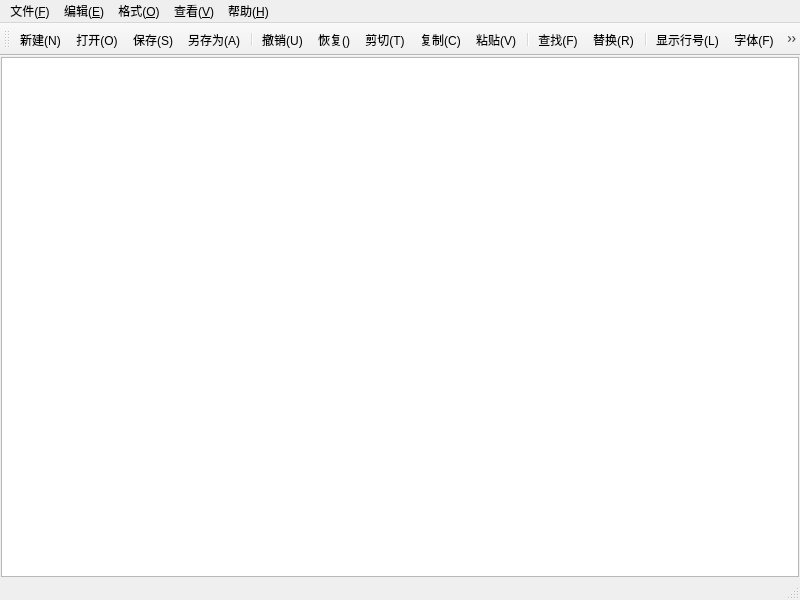
<?xml version="1.0" encoding="UTF-8"?>
<ui version="4.0">
 <class>MainWindow</class>
 <widget class="QMainWindow" name="MainWindow">
  <property name="geometry">
   <rect>
    <x>0</x>
    <y>0</y>
    <width>800</width>
    <height>600</height>
   </rect>
  </property>
  <property name="windowTitle">
   <string>MainWindow</string>
  </property>
  <widget class="QWidget" name="centralwidget">
   <layout class="QHBoxLayout" name="horizontalLayout">
    <property name="spacing">
     <number>0</number>
    </property>
    <property name="leftMargin">
     <number>1</number>
    </property>
    <property name="topMargin">
     <number>1</number>
    </property>
    <property name="rightMargin">
     <number>1</number>
    </property>
    <property name="bottomMargin">
     <number>1</number>
    </property>
    <item>
     <widget class="CodeEditor" name="textEdit"/>
    </item>
   </layout>
  </widget>
  <widget class="QMenuBar" name="menubar">
   <property name="geometry">
    <rect>
     <x>0</x>
     <y>0</y>
     <width>800</width>
     <height>18</height>
    </rect>
   </property>
   <widget class="QMenu" name="menu">
    <property name="title">
     <string>文件(&amp;F)</string>
    </property>
    <addaction name="actionNew"/>
    <addaction name="actionOpen"/>
    <addaction name="actionSave"/>
    <addaction name="actionSaveAs"/>
    <addaction name="separator"/>
    <addaction name="actionExit"/>
   </widget>
   <widget class="QMenu" name="menu_E">
    <property name="title">
     <string>编辑(&amp;E)</string>
    </property>
    <addaction name="actionUndo"/>
    <addaction name="actionRedo"/>
    <addaction name="actionCut"/>
    <addaction name="actionCopy"/>
    <addaction name="actionPaste"/>
    <addaction name="separator"/>
    <addaction name="actionFind"/>
    <addaction name="actionReplace"/>
    <addaction name="separator"/>
    <addaction name="actionSelectAll"/>
   </widget>
   <widget class="QMenu" name="menu_O">
    <property name="title">
     <string>格式(&amp;O)</string>
    </property>
    <addaction name="actionLineWrap"/>
    <addaction name="actionShowLineNumber"/>
    <addaction name="actionFont"/>
    <addaction name="actionFontColor"/>
    <addaction name="separator"/>
    <addaction name="actionFontBackgroundColor"/>
    <addaction name="actionBackgroundColor"/>
   </widget>
   <widget class="QMenu" name="menu_V">
    <property name="title">
     <string>查看(&amp;V)</string>
    </property>
    <addaction name="actionShowToolBar"/>
    <addaction name="actionShowStatusBar"/>
    <addaction name="separator"/>
   </widget>
   <widget class="QMenu" name="menu_H">
    <property name="title">
     <string>帮助(&amp;H)</string>
    </property>
    <addaction name="actionAbout"/>
   </widget>
   <addaction name="menu"/>
   <addaction name="menu_E"/>
   <addaction name="menu_O"/>
   <addaction name="menu_V"/>
   <addaction name="menu_H"/>
  </widget>
  <widget class="QStatusBar" name="statusbar"/>
  <widget class="QToolBar" name="toolBar">
   <property name="windowTitle">
    <string>toolBar</string>
   </property>
   <attribute name="toolBarArea">
    <enum>TopToolBarArea</enum>
   </attribute>
   <attribute name="toolBarBreak">
    <bool>false</bool>
   </attribute>
   <addaction name="actionNew"/>
   <addaction name="actionOpen"/>
   <addaction name="actionSave"/>
   <addaction name="actionSaveAs"/>
   <addaction name="separator"/>
   <addaction name="actionUndo"/>
   <addaction name="actionRedo"/>
   <addaction name="actionCut"/>
   <addaction name="actionCopy"/>
   <addaction name="actionPaste"/>
   <addaction name="separator"/>
   <addaction name="actionFind"/>
   <addaction name="actionReplace"/>
   <addaction name="separator"/>
   <addaction name="actionShowLineNumber"/>
   <addaction name="actionFont"/>
   <addaction name="actionLineWrap"/>
   <addaction name="separator"/>
   <addaction name="actionShowToolBar"/>
   <addaction name="actionShowStatusBar"/>
  </widget>
  <action name="actionNew">
   <property name="icon">
    <iconset resource="res.qrc">
     <normaloff>:/img/new.png</normaloff>:/img/new.png</iconset>
   </property>
   <property name="text">
    <string>新建(&amp;N)</string>
   </property>
   <property name="toolTip">
    <string>新建</string>
   </property>
   <property name="shortcut">
    <string>Ctrl+N</string>
   </property>
   <property name="menuRole">
    <enum>QAction::MenuRole::NoRole</enum>
   </property>
  </action>
  <action name="actionOpen">
   <property name="icon">
    <iconset resource="res.qrc">
     <normaloff>:/img/open.png</normaloff>:/img/open.png</iconset>
   </property>
   <property name="text">
    <string>打开(&amp;O)</string>
   </property>
   <property name="shortcut">
    <string>Ctrl+O</string>
   </property>
   <property name="menuRole">
    <enum>QAction::MenuRole::NoRole</enum>
   </property>
  </action>
  <action name="actionSave">
   <property name="icon">
    <iconset resource="res.qrc">
     <normaloff>:/img/save.png</normaloff>:/img/save.png</iconset>
   </property>
   <property name="text">
    <string>保存(&amp;S)</string>
   </property>
   <property name="shortcut">
    <string>Ctrl+S</string>
   </property>
   <property name="menuRole">
    <enum>QAction::MenuRole::NoRole</enum>
   </property>
  </action>
  <action name="actionSaveAs">
   <property name="icon">
    <iconset resource="res.qrc">
     <normaloff>:/img/saveas.png</normaloff>:/img/saveas.png</iconset>
   </property>
   <property name="text">
    <string>另存为(&amp;A)</string>
   </property>
   <property name="toolTip">
    <string>另存为(A)</string>
   </property>
   <property name="menuRole">
    <enum>QAction::MenuRole::NoRole</enum>
   </property>
  </action>
  <action name="actionExit">
   <property name="icon">
    <iconset resource="res.qrc">
     <normaloff>:/img/exit.png</normaloff>:/img/exit.png</iconset>
   </property>
   <property name="text">
    <string>退出(&amp;X)</string>
   </property>
   <property name="menuRole">
    <enum>QAction::MenuRole::NoRole</enum>
   </property>
  </action>
  <action name="actionUndo">
   <property name="icon">
    <iconset resource="res.qrc">
     <normaloff>:/img/undo.png</normaloff>:/img/undo.png</iconset>
   </property>
   <property name="text">
    <string>撤销(&amp;U)</string>
   </property>
   <property name="shortcut">
    <string>Ctrl+Z</string>
   </property>
   <property name="menuRole">
    <enum>QAction::MenuRole::NoRole</enum>
   </property>
  </action>
  <action name="actionCut">
   <property name="icon">
    <iconset resource="res.qrc">
     <normaloff>:/img/cut.png</normaloff>:/img/cut.png</iconset>
   </property>
   <property name="text">
    <string>剪切(&amp;T)</string>
   </property>
   <property name="shortcut">
    <string>Ctrl+X</string>
   </property>
   <property name="menuRole">
    <enum>QAction::MenuRole::NoRole</enum>
   </property>
  </action>
  <action name="actionCopy">
   <property name="icon">
    <iconset resource="res.qrc">
     <normaloff>:/img/copy.png</normaloff>:/img/copy.png</iconset>
   </property>
   <property name="text">
    <string>复制(&amp;C)</string>
   </property>
   <property name="shortcut">
    <string>Ctrl+C</string>
   </property>
   <property name="menuRole">
    <enum>QAction::MenuRole::NoRole</enum>
   </property>
  </action>
  <action name="actionPaste">
   <property name="icon">
    <iconset resource="res.qrc">
     <normaloff>:/img/paste.png</normaloff>:/img/paste.png</iconset>
   </property>
   <property name="text">
    <string>粘贴(&amp;V)</string>
   </property>
   <property name="shortcut">
    <string>Ctrl+V</string>
   </property>
   <property name="menuRole">
    <enum>QAction::MenuRole::NoRole</enum>
   </property>
  </action>
  <action name="actionFind">
   <property name="icon">
    <iconset resource="res.qrc">
     <normaloff>:/img/find.png</normaloff>:/img/find.png</iconset>
   </property>
   <property name="text">
    <string>查找(&amp;F)</string>
   </property>
   <property name="shortcut">
    <string>Ctrl+F</string>
   </property>
   <property name="menuRole">
    <enum>QAction::MenuRole::NoRole</enum>
   </property>
  </action>
  <action name="actionReplace">
   <property name="icon">
    <iconset resource="res.qrc">
     <normaloff>:/img/replace.png</normaloff>:/img/replace.png</iconset>
   </property>
   <property name="text">
    <string>替换(&amp;R)</string>
   </property>
   <property name="shortcut">
    <string>Ctrl+H</string>
   </property>
   <property name="menuRole">
    <enum>QAction::MenuRole::NoRole</enum>
   </property>
  </action>
  <action name="actionFont">
   <property name="icon">
    <iconset resource="res.qrc">
     <normaloff>:/img/font.png</normaloff>:/img/font.png</iconset>
   </property>
   <property name="text">
    <string>字体(&amp;F)</string>
   </property>
   <property name="menuRole">
    <enum>QAction::MenuRole::NoRole</enum>
   </property>
  </action>
  <action name="actionLineWrap">
   <property name="checkable">
    <bool>true</bool>
   </property>
   <property name="icon">
    <iconset resource="res.qrc">
     <normaloff>:/img/wrap.png</normaloff>:/img/wrap.png</iconset>
   </property>
   <property name="text">
    <string>自动换行(&amp;W)</string>
   </property>
   <property name="menuRole">
    <enum>QAction::MenuRole::NoRole</enum>
   </property>
  </action>
  <action name="actionShowToolBar">
   <property name="checkable">
    <bool>true</bool>
   </property>
   <property name="icon">
    <iconset resource="res.qrc">
     <normaloff>:/img/toolbar.png</normaloff>:/img/toolbar.png</iconset>
   </property>
   <property name="text">
    <string>工具栏(&amp;T)</string>
   </property>
   <property name="menuRole">
    <enum>QAction::MenuRole::NoRole</enum>
   </property>
  </action>
  <action name="actionShowStatusBar">
   <property name="checkable">
    <bool>true</bool>
   </property>
   <property name="icon">
    <iconset resource="res.qrc">
     <normaloff>:/img/statusbar.png</normaloff>:/img/statusbar.png</iconset>
   </property>
   <property name="text">
    <string>状态栏(&amp;T)</string>
   </property>
   <property name="menuRole">
    <enum>QAction::MenuRole::NoRole</enum>
   </property>
  </action>
  <action name="actionRedo">
   <property name="icon">
    <iconset resource="res.qrc">
     <normaloff>:/img/redo.png</normaloff>:/img/redo.png</iconset>
   </property>
   <property name="text">
    <string>恢复(&amp;)</string>
   </property>
   <property name="shortcut">
    <string>Ctrl+Shift+Z</string>
   </property>
   <property name="menuRole">
    <enum>QAction::MenuRole::NoRole</enum>
   </property>
  </action>
  <action name="actionSelectAll">
   <property name="icon">
    <iconset resource="res.qrc">
     <normaloff>:/img/selectall.png</normaloff>:/img/selectall.png</iconset>
   </property>
   <property name="text">
    <string>全选(&amp;A)</string>
   </property>
   <property name="shortcut">
    <string>Ctrl+A</string>
   </property>
   <property name="menuRole">
    <enum>QAction::MenuRole::NoRole</enum>
   </property>
  </action>
  <action name="actionShowLineNumber">
   <property name="checkable">
    <bool>true</bool>
   </property>
   <property name="icon">
    <iconset resource="res.qrc">
     <normaloff>:/img/showLine.png</normaloff>:/img/showLine.png</iconset>
   </property>
   <property name="text">
    <string>显示行号(&amp;L)</string>
   </property>
   <property name="shortcut">
    <string>Ctrl+L</string>
   </property>
   <property name="menuRole">
    <enum>QAction::MenuRole::NoRole</enum>
   </property>
  </action>
  <action name="actionAbout">
   <property name="text">
    <string>关于(&amp;A)</string>
   </property>
   <property name="menuRole">
    <enum>QAction::MenuRole::NoRole</enum>
   </property>
  </action>
  <action name="actionFontBackgroundColor">
   <property name="text">
    <string>字体背景颜色</string>
   </property>
   <property name="menuRole">
    <enum>QAction::MenuRole::NoRole</enum>
   </property>
  </action>
  <action name="actionFontColor">
   <property name="text">
    <string>字体颜色</string>
   </property>
   <property name="menuRole">
    <enum>QAction::MenuRole::NoRole</enum>
   </property>
  </action>
  <action name="actionBackgroundColor">
   <property name="text">
    <string>编辑器背景颜色</string>
   </property>
   <property name="menuRole">
    <enum>QAction::MenuRole::NoRole</enum>
   </property>
  </action>
 </widget>
 <customwidgets>
  <customwidget>
   <class>CodeEditor</class>
   <extends>QPlainTextEdit</extends>
   <header location="global">codeeditor.h</header>
  </customwidget>
 </customwidgets>
 <resources>
  <include location="res.qrc"/>
 </resources>
 <connections/>
</ui>
